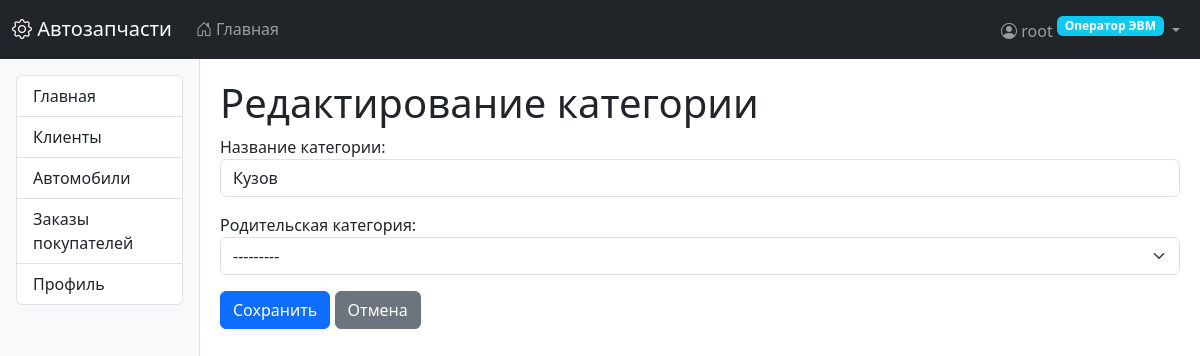
Screenshot of /parts/categories/1/update/ (signed in) with the database file from the repository.
### users/models.py (models this page shows, shortened)
class CustomUser(AbstractUser):
    class Role(models.TextChoices):
        OPERATOR = 'operator', _('Оператор ЭВМ')
        PARTS_MANAGER = 'parts_manager', _('Менеджер по деталям')
        ORDERS_MANAGER = 'orders_manager', _('Менеджер по заказам')
        SUPPLY_MANAGER = 'supply_manager', _('Менеджер по поставкам')
        STOREKEEPER = 'storekeeper', _('Кладовщик')
        DELIVERY_MANAGER = 'delivery_manager', _('Начальник службы доставки')
        DRIVER = 'driver', _('Водитель службы доставки')
    role = models.CharField(
        max_length=20,
        choices=Role.choices,
        default=Role.OPERATOR,
        verbose_name=_('Роль')
    )
    phone = models.CharField(max_length=20, blank=True, null=True, verbose_name=_('Телефон'))
    address = models.TextField(blank=True, null=True, verbose_name=_('Адрес'))
    delivery_preference = models.BooleanField(
        default=False,
        verbose_name=_('Требуется доставка')
    )
    groups = models.ManyToManyField(
        Group,
        verbose_name=_('Группы'),
        blank=True,
        related_name="custom_user_set",
        related_query_name="custom_user",
    )
    user_permissions = models.ManyToManyField(
        Permission,
        verbose_name=_('Права пользователя'),
        blank=True,
        related_name="custom_user_set",
        related_query_name="custom_user",
    )
    class Meta:
        verbose_name = _('Пользователь')
        verbose_name_plural = _('Пользователи')

### parts/models.py (models this page shows)
class PartCategory(models.Model):
    name = models.CharField('Название категории', max_length=100, unique=True)
    parent = models.ForeignKey(
        'self',
        on_delete=models.CASCADE,
        null=True,
        blank=True,
        related_name='children',
        verbose_name='Родительская категория'
    )
    class Meta:
        verbose_name = 'Категория запчастей'
        verbose_name_plural = 'Категории запчастей'
    def __str__(self):
        return self.name

### parts/views.py (the view)
# urls.py: path('categories/<int:pk>/update/', views.PartCategoryUpdateView.as_view(), name='category_update'),
class PartCategoryUpdateView(LoginRequiredMixin, RoleRequiredMixin, UpdateView):
    model = PartCategory
    form_class = PartCategoryForm
    template_name = 'parts/category_form.html'
    success_url = reverse_lazy('category_list')
    allowed_roles = ['parts_manager']

### parts/forms.py
class PartCategoryForm(forms.ModelForm):
    class Meta:
        model = PartCategory
        fields = ['name', 'parent']
        widgets = {
            'name': forms.TextInput(attrs={'class': 'form-control'}),
            'parent': forms.Select(attrs={'class': 'form-select'}),
        }

### core/mixins.py (called while the page is built)
    def test_func(self):
        if not self.request.user.is_authenticated:
            return False
        if self.request.user.is_superuser:
            return True
        if self.request.user.role in self.allowed_roles:
            return True
        raise PermissionDenied("У вас нет прав для доступа к этой странице")

### templates/parts/category_form.html (shortened to what this page needs)
{% extends "base.html" %}
{% block content %}
<h1>{% if object %}Редактирование категории{% else %}Добавление новой категории{% endif %}</h1>
<form method="post">
    <div class="mb-3">
        {{ form.name.label_tag }}
        {{ form.name }}
    </div>
    <div class="mb-3">
        {{ form.parent.label_tag }}
        {{ form.parent }}
    </div>
    <button type="submit" class="btn btn-primary">Сохранить</button>
    <a href="{% url 'category_list' %}" class="btn btn-secondary">Отмена</a>
</form>
{% endblock %}

### templates/base.html (shortened to what this page needs)
<!DOCTYPE html>
<html lang="ru">
<head>
    <link href="https://cdn.jsdelivr.net/npm/bootstrap@5.3.0/dist/css/bootstrap.min.css" rel="stylesheet">
    <link rel="stylesheet" href="https://cdn.jsdelivr.net/npm/bootstrap-icons@1.10.0/font/bootstrap-icons.css">
</head>
<body>
    <nav class="navbar navbar-expand-lg navbar-dark bg-dark">
        <div class="container-fluid">
            <a class="navbar-brand" href="{% url 'home' %}">
                <i class="bi bi-gear"></i> Автозапчасти
            </a>
            <div class="collapse navbar-collapse" id="navbarMain">
                <ul class="navbar-nav me-auto">
                    <li class="nav-item">
                        <a class="nav-link" href="{% url 'home' %}">
                            <i class="bi bi-house-door"></i> Главная
                        </a>
                    </li>
                </ul>
                <ul class="navbar-nav ms-auto">
                    {% if user.is_authenticated %}
                    <li class="nav-item dropdown">
                        <a class="nav-link dropdown-toggle" href="#" role="button" data-bs-toggle="dropdown">
                            <i class="bi bi-person-circle"></i>
                            {{ user.get_full_name|default:user.username }}
                            <span class="badge bg-info role-badge">{{ user.get_role_display }}</span>
                        </a>
                    </li>
                    {% else %}
                    <li class="nav-item">
                        <a class="nav-link" href="{% url 'login' %}">
                            <i class="bi bi-box-arrow-in-right"></i> Войти
                        </a>
                    </li>
                    {% endif %}
                </ul>
            </div>
        </div>
    </nav>
    <div class="container-fluid">
        <div class="row">
            {% if user.is_authenticated %}
            <div class="col-md-2 sidebar p-3">
                <div class="list-group">
                    {% for item in menu_items %}
                    <a href="{{ item.url }}" class="list-group-item list-group-item-action">
                        {{ item.title }}
                    </a>
                    {% endfor %}
                </div>
            </div>
            <div class="col-md-10 main-content">
            {% else %}
            <div class="col-12 main-content">
            {% endif %}
                {% block content %}{% endblock %}
            </div>
        </div>
    </div>
</body>
</html>

### templates/base.html (style rules this page uses)
.sidebar { min-height: calc(100vh - 56px); background-color: #f8f9fa; border-right: 1px solid #dee2e6; }
.main-content { padding: 20px; }
.role-badge { font-size: 0.75rem; vertical-align: super; }

### rows the page displays
CustomUser: get_full_name "root", role "Оператор ЭВМ"
PartCategory: name "Кузов", parent "---------"

### other values shown
{{ item.title }} "Главная" "Клиенты" "Автомобили" "Заказы покупателей" "Профиль"
